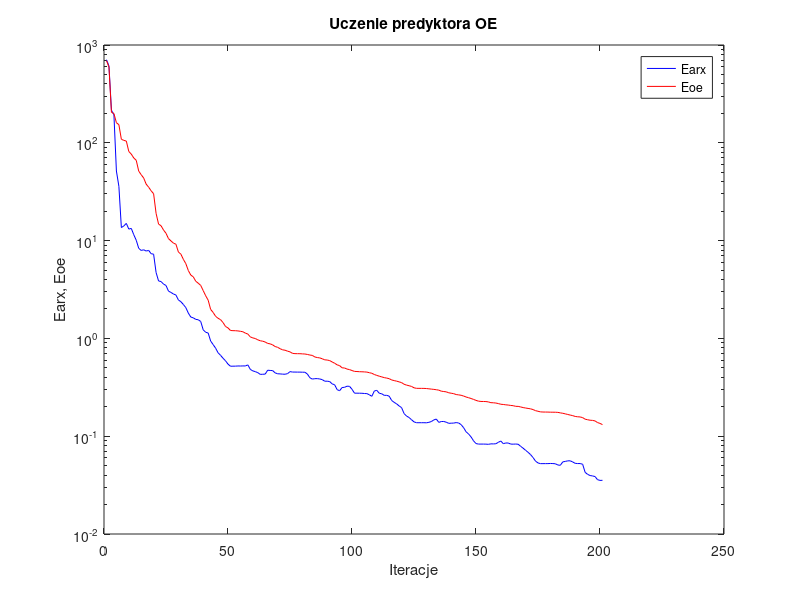
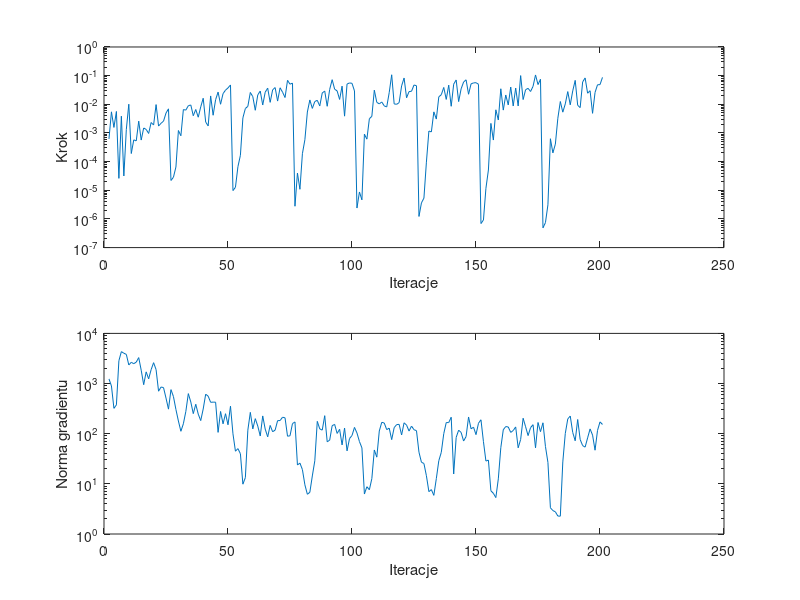

The MATLAB script that drew these images, in order:
%uczenie predyktora oe
clear all;
n=0; farx(n+1)=7.078346e+002; foe(n+1)=6.918035e+002; wspucz(n+1)=0.000000e+000; ng(n+1)=0.000000e+000;
%odnowa zmiennej metryki
n=1; farx(n+1)=6.112802e+002; foe(n+1)=5.940339e+002; krok(n+1)=6.190058e-004; ng(n+1)=1.237654e+003;
n=2; farx(n+1)=2.151906e+002; foe(n+1)=2.046164e+002; krok(n+1)=5.457942e-003; ng(n+1)=8.948985e+002;
n=3; farx(n+1)=1.934845e+002; foe(n+1)=1.994269e+002; krok(n+1)=1.561071e-003; ng(n+1)=3.202934e+002;
n=4; farx(n+1)=5.148778e+001; foe(n+1)=1.604877e+002; krok(n+1)=5.627734e-003; ng(n+1)=3.753602e+002;
n=5; farx(n+1)=3.589138e+001; foe(n+1)=1.531676e+002; krok(n+1)=2.605170e-005; ng(n+1)=2.849441e+003;
n=6; farx(n+1)=1.359283e+001; foe(n+1)=1.086352e+002; krok(n+1)=3.852167e-003; ng(n+1)=4.327773e+003;
n=7; farx(n+1)=1.413476e+001; foe(n+1)=1.059070e+002; krok(n+1)=3.158272e-005; ng(n+1)=4.022839e+003;
n=8; farx(n+1)=1.499629e+001; foe(n+1)=1.041747e+002; krok(n+1)=1.323510e-003; ng(n+1)=3.815017e+003;
n=9; farx(n+1)=1.311386e+001; foe(n+1)=8.147898e+001; krok(n+1)=1.007731e-002; ng(n+1)=2.346855e+003;
n=10; farx(n+1)=1.332683e+001; foe(n+1)=7.666980e+001; krok(n+1)=1.915864e-004; ng(n+1)=2.650337e+003;
n=11; farx(n+1)=1.148808e+001; foe(n+1)=6.997532e+001; krok(n+1)=5.747417e-004; ng(n+1)=2.487480e+003;
n=12; farx(n+1)=1.008212e+001; foe(n+1)=6.622110e+001; krok(n+1)=5.277180e-004; ng(n+1)=2.673558e+003;
n=13; farx(n+1)=8.338225e+000; foe(n+1)=5.134708e+001; krok(n+1)=2.583925e-003; ng(n+1)=3.293228e+003;
n=14; farx(n+1)=7.931995e+000; foe(n+1)=4.717129e+001; krok(n+1)=5.653272e-004; ng(n+1)=1.844030e+003;
n=15; farx(n+1)=8.055475e+000; foe(n+1)=4.363799e+001; krok(n+1)=1.490432e-003; ng(n+1)=9.484056e+002;
n=16; farx(n+1)=7.821051e+000; foe(n+1)=3.779812e+001; krok(n+1)=1.329544e-003; ng(n+1)=1.708979e+003;
n=17; farx(n+1)=7.939601e+000; foe(n+1)=3.516786e+001; krok(n+1)=9.595732e-004; ng(n+1)=1.240312e+003;
n=18; farx(n+1)=7.351110e+000; foe(n+1)=3.231853e+001; krok(n+1)=2.314595e-003; ng(n+1)=1.891279e+003;
n=19; farx(n+1)=7.263408e+000; foe(n+1)=3.015540e+001; krok(n+1)=1.899561e-003; ng(n+1)=2.607243e+003;
n=20; farx(n+1)=4.719962e+000; foe(n+1)=1.899241e+001; krok(n+1)=9.769926e-003; ng(n+1)=1.896950e+003;
n=21; farx(n+1)=3.868001e+000; foe(n+1)=1.474776e+001; krok(n+1)=1.740889e-003; ng(n+1)=7.034098e+002;
n=22; farx(n+1)=3.812765e+000; foe(n+1)=1.418709e+001; krok(n+1)=2.176076e-003; ng(n+1)=8.526329e+002;
n=23; farx(n+1)=3.592155e+000; foe(n+1)=1.282810e+001; krok(n+1)=2.583925e-003; ng(n+1)=8.301740e+002;
n=24; farx(n+1)=3.477642e+000; foe(n+1)=1.188543e+001; krok(n+1)=4.938447e-003; ng(n+1)=5.127414e+002;
n=25; farx(n+1)=3.043877e+000; foe(n+1)=1.047939e+001; krok(n+1)=6.947618e-003; ng(n+1)=3.088664e+002;
%odnowa zmiennej metryki
n=26; farx(n+1)=2.951086e+000; foe(n+1)=9.926890e+000; krok(n+1)=2.201687e-005; ng(n+1)=7.562715e+002;
n=27; farx(n+1)=2.844695e+000; foe(n+1)=9.422976e+000; krok(n+1)=2.857275e-005; ng(n+1)=5.505305e+002;
n=28; farx(n+1)=2.776237e+000; foe(n+1)=9.185448e+000; krok(n+1)=6.485137e-005; ng(n+1)=3.038577e+002;
n=29; farx(n+1)=2.472367e+000; foe(n+1)=7.645436e+000; krok(n+1)=1.218668e-003; ng(n+1)=1.789402e+002;
n=30; farx(n+1)=2.373272e+000; foe(n+1)=7.266794e+000; krok(n+1)=7.988163e-004; ng(n+1)=1.117475e+002;
n=31; farx(n+1)=2.222193e+000; foe(n+1)=6.432275e+000; krok(n+1)=6.543079e-003; ng(n+1)=1.577262e+002;
n=32; farx(n+1)=2.062737e+000; foe(n+1)=5.806278e+000; krok(n+1)=6.273397e-003; ng(n+1)=2.783229e+002;
n=33; farx(n+1)=1.814893e+000; foe(n+1)=4.943466e+000; krok(n+1)=8.928204e-003; ng(n+1)=6.299272e+002;
n=34; farx(n+1)=1.653478e+000; foe(n+1)=4.440041e+000; krok(n+1)=9.476825e-003; ng(n+1)=4.285387e+002;
n=35; farx(n+1)=1.623276e+000; foe(n+1)=4.260937e+000; krok(n+1)=3.995494e-003; ng(n+1)=2.513329e+002;
n=36; farx(n+1)=1.565235e+000; foe(n+1)=3.840278e+000; krok(n+1)=6.583213e-003; ng(n+1)=3.863660e+002;
n=37; farx(n+1)=1.551514e+000; foe(n+1)=3.667918e+000; krok(n+1)=3.544455e-003; ng(n+1)=2.456568e+002;
n=38; farx(n+1)=1.489277e+000; foe(n+1)=3.481513e+000; krok(n+1)=8.111094e-003; ng(n+1)=1.825161e+002;
n=39; farx(n+1)=1.223875e+000; foe(n+1)=3.081127e+000; krok(n+1)=1.626130e-002; ng(n+1)=3.112365e+002;
n=40; farx(n+1)=1.155419e+000; foe(n+1)=2.729317e+000; krok(n+1)=2.409214e-003; ng(n+1)=6.127808e+002;
n=41; farx(n+1)=1.135567e+000; foe(n+1)=2.459192e+000; krok(n+1)=1.758026e-003; ng(n+1)=5.603921e+002;
n=42; farx(n+1)=9.401022e-001; foe(n+1)=1.979183e+000; krok(n+1)=1.958773e-002; ng(n+1)=4.228926e+002;
n=43; farx(n+1)=8.649109e-001; foe(n+1)=1.843351e+000; krok(n+1)=4.154663e-003; ng(n+1)=4.260765e+002;
n=44; farx(n+1)=7.947037e-001; foe(n+1)=1.682685e+000; krok(n+1)=1.450364e-002; ng(n+1)=4.246098e+002;
n=45; farx(n+1)=7.128164e-001; foe(n+1)=1.605687e+000; krok(n+1)=2.667694e-002; ng(n+1)=1.062836e+002;
n=46; farx(n+1)=6.715904e-001; foe(n+1)=1.554756e+000; krok(n+1)=1.004414e-002; ng(n+1)=2.776405e+002;
n=47; farx(n+1)=6.264663e-001; foe(n+1)=1.451683e+000; krok(n+1)=2.355148e-002; ng(n+1)=1.573938e+002;
n=48; farx(n+1)=5.902239e-001; foe(n+1)=1.324621e+000; krok(n+1)=3.119818e-002; ng(n+1)=2.503132e+002;
n=49; farx(n+1)=5.455363e-001; foe(n+1)=1.280141e+000; krok(n+1)=3.735290e-002; ng(n+1)=1.505285e+002;
n=50; farx(n+1)=5.193083e-001; foe(n+1)=1.205186e+000; krok(n+1)=4.725510e-002; ng(n+1)=3.534676e+002;
%odnowa zmiennej metryki
n=51; farx(n+1)=5.201142e-001; foe(n+1)=1.199900e+000; krok(n+1)=9.766516e-006; ng(n+1)=9.942014e+001;
n=52; farx(n+1)=5.204182e-001; foe(n+1)=1.198680e+000; krok(n+1)=1.270754e-005; ng(n+1)=4.474903e+001;
n=53; farx(n+1)=5.226310e-001; foe(n+1)=1.192368e+000; krok(n+1)=6.653535e-005; ng(n+1)=5.043121e+001;
n=54; farx(n+1)=5.218882e-001; foe(n+1)=1.182052e+000; krok(n+1)=1.662532e-004; ng(n+1)=3.989318e+001;
n=55; farx(n+1)=5.231987e-001; foe(n+1)=1.169477e+000; krok(n+1)=3.367365e-003; ng(n+1)=9.848863e+000;
n=56; farx(n+1)=5.227607e-001; foe(n+1)=1.132910e+000; krok(n+1)=7.137194e-003; ng(n+1)=1.331500e+001;
n=57; farx(n+1)=5.361312e-001; foe(n+1)=1.107461e+000; krok(n+1)=8.471180e-003; ng(n+1)=1.177363e+002;
n=58; farx(n+1)=4.821007e-001; foe(n+1)=1.035811e+000; krok(n+1)=2.592196e-002; ng(n+1)=2.663381e+002;
n=59; farx(n+1)=4.654196e-001; foe(n+1)=1.011454e+000; krok(n+1)=1.851676e-002; ng(n+1)=1.246729e+002;
n=60; farx(n+1)=4.573702e-001; foe(n+1)=9.975970e-001; krok(n+1)=6.193383e-003; ng(n+1)=1.996178e+002;
n=61; farx(n+1)=4.466554e-001; foe(n+1)=9.676763e-001; krok(n+1)=2.127270e-002; ng(n+1)=1.420581e+002;
n=62; farx(n+1)=4.289773e-001; foe(n+1)=9.458899e-001; krok(n+1)=2.900728e-002; ng(n+1)=9.003811e+001;
n=63; farx(n+1)=4.297567e-001; foe(n+1)=9.362219e-001; krok(n+1)=9.466059e-003; ng(n+1)=2.262054e+002;
n=64; farx(n+1)=4.316350e-001; foe(n+1)=9.185726e-001; krok(n+1)=2.643052e-002; ng(n+1)=1.235255e+002;
n=65; farx(n+1)=4.729881e-001; foe(n+1)=8.883408e-001; krok(n+1)=3.658573e-002; ng(n+1)=8.655584e+001;
n=66; farx(n+1)=4.701655e-001; foe(n+1)=8.797960e-001; krok(n+1)=1.170476e-002; ng(n+1)=1.461587e+002;
n=67; farx(n+1)=4.687506e-001; foe(n+1)=8.587126e-001; krok(n+1)=3.201356e-002; ng(n+1)=1.093628e+002;
n=68; farx(n+1)=4.444916e-001; foe(n+1)=8.260032e-001; krok(n+1)=3.833684e-002; ng(n+1)=1.179163e+002;
n=69; farx(n+1)=4.349043e-001; foe(n+1)=8.111403e-001; krok(n+1)=1.296098e-002; ng(n+1)=1.820326e+002;
n=70; farx(n+1)=4.336125e-001; foe(n+1)=7.847648e-001; krok(n+1)=3.771383e-002; ng(n+1)=1.829729e+002;
n=71; farx(n+1)=4.311116e-001; foe(n+1)=7.643182e-001; krok(n+1)=2.642647e-002; ng(n+1)=2.131656e+002;
n=72; farx(n+1)=4.301569e-001; foe(n+1)=7.572187e-001; krok(n+1)=1.725161e-002; ng(n+1)=2.070133e+002;
n=73; farx(n+1)=4.360473e-001; foe(n+1)=7.405925e-001; krok(n+1)=6.864555e-002; ng(n+1)=8.912070e+001;
n=74; farx(n+1)=4.573768e-001; foe(n+1)=7.282817e-001; krok(n+1)=5.026897e-002; ng(n+1)=9.088183e+001;
n=75; farx(n+1)=4.529295e-001; foe(n+1)=7.033942e-001; krok(n+1)=5.483245e-002; ng(n+1)=1.591233e+002;
%odnowa zmiennej metryki
n=76; farx(n+1)=4.527441e-001; foe(n+1)=6.986567e-001; krok(n+1)=2.774652e-006; ng(n+1)=1.715532e+002;
n=77; farx(n+1)=4.522404e-001; foe(n+1)=6.979151e-001; krok(n+1)=3.980988e-005; ng(n+1)=2.376060e+001;
n=78; farx(n+1)=4.522222e-001; foe(n+1)=6.976228e-001; krok(n+1)=1.083629e-005; ng(n+1)=2.592320e+001;
n=79; farx(n+1)=4.511953e-001; foe(n+1)=6.946994e-001; krok(n+1)=1.888305e-004; ng(n+1)=1.926678e+001;
n=80; farx(n+1)=4.509740e-001; foe(n+1)=6.925040e-001; krok(n+1)=5.810209e-004; ng(n+1)=9.579138e+000;
n=81; farx(n+1)=4.324125e-001; foe(n+1)=6.854905e-001; krok(n+1)=5.381741e-003; ng(n+1)=6.195162e+000;
n=82; farx(n+1)=3.961822e-001; foe(n+1)=6.760073e-001; krok(n+1)=1.420161e-002; ng(n+1)=6.789125e+000;
n=83; farx(n+1)=3.838102e-001; foe(n+1)=6.701750e-001; krok(n+1)=7.191611e-003; ng(n+1)=1.437465e+001;
n=84; farx(n+1)=3.875224e-001; foe(n+1)=6.460154e-001; krok(n+1)=1.251384e-002; ng(n+1)=2.880719e+001;
n=85; farx(n+1)=3.879745e-001; foe(n+1)=6.371063e-001; krok(n+1)=1.378623e-002; ng(n+1)=1.762717e+002;
n=86; farx(n+1)=3.847908e-001; foe(n+1)=6.319274e-001; krok(n+1)=8.751130e-003; ng(n+1)=1.244831e+002;
n=87; farx(n+1)=3.788105e-001; foe(n+1)=6.190719e-001; krok(n+1)=2.486715e-002; ng(n+1)=1.179648e+002;
n=88; farx(n+1)=3.651315e-001; foe(n+1)=6.039858e-001; krok(n+1)=2.896961e-002; ng(n+1)=2.286593e+002;
n=89; farx(n+1)=3.651239e-001; foe(n+1)=6.009485e-001; krok(n+1)=8.533243e-003; ng(n+1)=6.902309e+001;
n=90; farx(n+1)=3.620551e-001; foe(n+1)=5.930318e-001; krok(n+1)=3.320390e-002; ng(n+1)=7.437487e+001;
n=91; farx(n+1)=3.427981e-001; foe(n+1)=5.745666e-001; krok(n+1)=7.224063e-002; ng(n+1)=1.445917e+002;
n=92; farx(n+1)=3.356713e-001; foe(n+1)=5.573385e-001; krok(n+1)=3.366323e-002; ng(n+1)=1.532081e+002;
n=93; farx(n+1)=2.994186e-001; foe(n+1)=5.367883e-001; krok(n+1)=2.936823e-002; ng(n+1)=1.012803e+002;
n=94; farx(n+1)=2.916365e-001; foe(n+1)=5.270317e-001; krok(n+1)=1.477175e-002; ng(n+1)=1.223161e+002;
n=95; farx(n+1)=3.145021e-001; foe(n+1)=5.005383e-001; krok(n+1)=4.305393e-002; ng(n+1)=5.971262e+001;
n=96; farx(n+1)=3.162119e-001; foe(n+1)=4.979788e-001; krok(n+1)=3.858127e-003; ng(n+1)=1.298422e+002;
n=97; farx(n+1)=3.246345e-001; foe(n+1)=4.857234e-001; krok(n+1)=5.082412e-002; ng(n+1)=4.548611e+001;
n=98; farx(n+1)=3.236417e-001; foe(n+1)=4.797246e-001; krok(n+1)=5.558094e-002; ng(n+1)=8.007576e+001;
n=99; farx(n+1)=3.018079e-001; foe(n+1)=4.693634e-001; krok(n+1)=5.403031e-002; ng(n+1)=9.201891e+001;
n=100; farx(n+1)=2.754359e-001; foe(n+1)=4.599418e-001; krok(n+1)=2.925850e-002; ng(n+1)=1.334250e+002;
%odnowa zmiennej metryki
n=101; farx(n+1)=2.754211e-001; foe(n+1)=4.585424e-001; krok(n+1)=2.400023e-006; ng(n+1)=1.033999e+002;
n=102; farx(n+1)=2.751262e-001; foe(n+1)=4.565557e-001; krok(n+1)=8.720009e-006; ng(n+1)=6.968395e+001;
n=103; farx(n+1)=2.747600e-001; foe(n+1)=4.557863e-001; krok(n+1)=4.636403e-006; ng(n+1)=5.218505e+001;
n=104; farx(n+1)=2.732991e-001; foe(n+1)=4.543905e-001; krok(n+1)=9.064776e-004; ng(n+1)=6.270103e+000;
n=105; farx(n+1)=2.725294e-001; foe(n+1)=4.523988e-001; krok(n+1)=6.092969e-004; ng(n+1)=8.763773e+000;
n=106; farx(n+1)=2.651434e-001; foe(n+1)=4.459141e-001; krok(n+1)=3.127663e-003; ng(n+1)=7.618460e+000;
n=107; farx(n+1)=2.558317e-001; foe(n+1)=4.399523e-001; krok(n+1)=3.813159e-003; ng(n+1)=1.273836e+001;
n=108; farx(n+1)=2.901598e-001; foe(n+1)=4.275812e-001; krok(n+1)=3.112854e-002; ng(n+1)=4.736265e+001;
n=109; farx(n+1)=2.941807e-001; foe(n+1)=4.183834e-001; krok(n+1)=1.170476e-002; ng(n+1)=3.406713e+001;
n=110; farx(n+1)=2.748809e-001; foe(n+1)=4.108771e-001; krok(n+1)=1.034736e-002; ng(n+1)=1.129741e+002;
n=111; farx(n+1)=2.713554e-001; foe(n+1)=4.039933e-001; krok(n+1)=1.205272e-002; ng(n+1)=1.688142e+002;
n=112; farx(n+1)=2.616670e-001; foe(n+1)=3.970659e-001; krok(n+1)=8.816889e-003; ng(n+1)=1.633487e+002;
n=113; farx(n+1)=2.619328e-001; foe(n+1)=3.929062e-001; krok(n+1)=8.076024e-003; ng(n+1)=1.205404e+002;
n=114; farx(n+1)=2.565605e-001; foe(n+1)=3.872894e-001; krok(n+1)=2.549876e-002; ng(n+1)=1.292458e+002;
n=115; farx(n+1)=2.317830e-001; foe(n+1)=3.758834e-001; krok(n+1)=1.071906e-001; ng(n+1)=7.612523e+001;
n=116; farx(n+1)=2.219460e-001; foe(n+1)=3.703744e-001; krok(n+1)=1.033570e-002; ng(n+1)=1.319308e+002;
n=117; farx(n+1)=2.139682e-001; foe(n+1)=3.654148e-001; krok(n+1)=1.000091e-002; ng(n+1)=1.517629e+002;
n=118; farx(n+1)=2.039819e-001; foe(n+1)=3.594659e-001; krok(n+1)=1.142218e-002; ng(n+1)=1.535387e+002;
n=119; farx(n+1)=1.958290e-001; foe(n+1)=3.530506e-001; krok(n+1)=4.388300e-002; ng(n+1)=9.437332e+001;
n=120; farx(n+1)=1.702867e-001; foe(n+1)=3.397057e-001; krok(n+1)=8.268560e-002; ng(n+1)=1.648752e+002;
n=121; farx(n+1)=1.605698e-001; foe(n+1)=3.329897e-001; krok(n+1)=1.688698e-002; ng(n+1)=1.481544e+002;
n=122; farx(n+1)=1.553792e-001; foe(n+1)=3.283026e-001; krok(n+1)=2.779047e-002; ng(n+1)=1.129956e+002;
n=123; farx(n+1)=1.473734e-001; foe(n+1)=3.227843e-001; krok(n+1)=2.847182e-002; ng(n+1)=1.418247e+002;
n=124; farx(n+1)=1.401693e-001; foe(n+1)=3.125993e-001; krok(n+1)=4.715694e-002; ng(n+1)=1.201504e+002;
n=125; farx(n+1)=1.373725e-001; foe(n+1)=3.086232e-001; krok(n+1)=4.438543e-002; ng(n+1)=1.147579e+002;
%odnowa zmiennej metryki
n=126; farx(n+1)=1.373657e-001; foe(n+1)=3.084973e-001; krok(n+1)=1.220814e-006; ng(n+1)=4.279801e+001;
n=127; farx(n+1)=1.373618e-001; foe(n+1)=3.083852e-001; krok(n+1)=3.632716e-006; ng(n+1)=2.696249e+001;
n=128; farx(n+1)=1.374121e-001; foe(n+1)=3.082048e-001; krok(n+1)=5.317887e-006; ng(n+1)=2.547525e+001;
n=129; farx(n+1)=1.370759e-001; foe(n+1)=3.072614e-001; krok(n+1)=9.579321e-005; ng(n+1)=1.452542e+001;
n=130; farx(n+1)=1.386334e-001; foe(n+1)=3.051256e-001; krok(n+1)=1.169862e-003; ng(n+1)=6.994665e+000;
n=131; farx(n+1)=1.412088e-001; foe(n+1)=3.030814e-001; krok(n+1)=1.088153e-003; ng(n+1)=7.673348e+000;
n=132; farx(n+1)=1.467881e-001; foe(n+1)=3.010721e-001; krok(n+1)=5.445782e-003; ng(n+1)=5.895968e+000;
n=133; farx(n+1)=1.496645e-001; foe(n+1)=2.987195e-001; krok(n+1)=3.049962e-003; ng(n+1)=1.271588e+001;
n=134; farx(n+1)=1.385095e-001; foe(n+1)=2.957747e-001; krok(n+1)=1.820180e-002; ng(n+1)=2.891816e+001;
n=135; farx(n+1)=1.412714e-001; foe(n+1)=2.887145e-001; krok(n+1)=2.156300e-002; ng(n+1)=4.249350e+001;
n=136; farx(n+1)=1.414649e-001; foe(n+1)=2.862876e-001; krok(n+1)=3.871130e-002; ng(n+1)=1.001666e+002;
n=137; farx(n+1)=1.390209e-001; foe(n+1)=2.841963e-001; krok(n+1)=1.479856e-002; ng(n+1)=1.668151e+002;
n=138; farx(n+1)=1.354172e-001; foe(n+1)=2.780634e-001; krok(n+1)=4.663645e-002; ng(n+1)=1.665162e+002;
n=139; farx(n+1)=1.358727e-001; foe(n+1)=2.750343e-001; krok(n+1)=8.533243e-003; ng(n+1)=2.128694e+002;
n=140; farx(n+1)=1.362051e-001; foe(n+1)=2.722448e-001; krok(n+1)=5.031042e-002; ng(n+1)=1.571922e+001;
n=141; farx(n+1)=1.377818e-001; foe(n+1)=2.666155e-001; krok(n+1)=7.071636e-002; ng(n+1)=8.418708e+001;
n=142; farx(n+1)=1.364940e-001; foe(n+1)=2.646131e-001; krok(n+1)=1.243357e-002; ng(n+1)=1.175829e+002;
n=143; farx(n+1)=1.313070e-001; foe(n+1)=2.620765e-001; krok(n+1)=3.468850e-002; ng(n+1)=1.059691e+002;
n=144; farx(n+1)=1.222413e-001; foe(n+1)=2.573891e-001; krok(n+1)=5.983917e-002; ng(n+1)=7.136626e+001;
n=145; farx(n+1)=1.109646e-001; foe(n+1)=2.517123e-001; krok(n+1)=7.158549e-002; ng(n+1)=8.785277e+001;
n=146; farx(n+1)=1.053695e-001; foe(n+1)=2.475216e-001; krok(n+1)=2.243330e-002; ng(n+1)=2.154284e+002;
n=147; farx(n+1)=9.837427e-002; foe(n+1)=2.430600e-001; krok(n+1)=5.157588e-002; ng(n+1)=1.253745e+002;
n=148; farx(n+1)=8.976054e-002; foe(n+1)=2.378031e-001; krok(n+1)=5.576355e-002; ng(n+1)=1.346078e+002;
n=149; farx(n+1)=8.409494e-002; foe(n+1)=2.324647e-001; krok(n+1)=5.680644e-002; ng(n+1)=9.582093e+001;
n=150; farx(n+1)=8.306069e-002; foe(n+1)=2.282374e-001; krok(n+1)=5.004260e-002; ng(n+1)=1.615710e+002;
%odnowa zmiennej metryki
n=151; farx(n+1)=8.307077e-002; foe(n+1)=2.266676e-001; krok(n+1)=6.903479e-007; ng(n+1)=1.894797e+002;
n=152; farx(n+1)=8.307375e-002; foe(n+1)=2.264497e-001; krok(n+1)=9.199648e-007; ng(n+1)=6.944788e+001;
n=153; farx(n+1)=8.296493e-002; foe(n+1)=2.260394e-001; krok(n+1)=1.171829e-005; ng(n+1)=2.844968e+001;
n=154; farx(n+1)=8.261436e-002; foe(n+1)=2.241952e-001; krok(n+1)=5.100600e-005; ng(n+1)=2.974774e+001;
n=155; farx(n+1)=8.354406e-002; foe(n+1)=2.202438e-001; krok(n+1)=2.157951e-003; ng(n+1)=7.276436e+000;
n=156; farx(n+1)=8.339424e-002; foe(n+1)=2.196993e-001; krok(n+1)=5.656595e-004; ng(n+1)=6.480250e+000;
n=157; farx(n+1)=8.371481e-002; foe(n+1)=2.183148e-001; krok(n+1)=6.425309e-003; ng(n+1)=5.319860e+000;
n=158; farx(n+1)=8.657086e-002; foe(n+1)=2.156410e-001; krok(n+1)=2.831403e-003; ng(n+1)=1.259546e+001;
n=159; farx(n+1)=8.929168e-002; foe(n+1)=2.121456e-001; krok(n+1)=3.482091e-002; ng(n+1)=5.249078e+001;
n=160; farx(n+1)=8.389897e-002; foe(n+1)=2.110848e-001; krok(n+1)=6.273397e-003; ng(n+1)=1.198297e+002;
n=161; farx(n+1)=8.524765e-002; foe(n+1)=2.093575e-001; krok(n+1)=2.113198e-002; ng(n+1)=1.388923e+002;
n=162; farx(n+1)=8.516104e-002; foe(n+1)=2.082192e-001; krok(n+1)=9.502242e-003; ng(n+1)=1.360707e+002;
n=163; farx(n+1)=8.309402e-002; foe(n+1)=2.063104e-001; krok(n+1)=4.002904e-002; ng(n+1)=1.062497e+002;
n=164; farx(n+1)=8.289852e-002; foe(n+1)=2.051869e-001; krok(n+1)=8.744518e-003; ng(n+1)=1.155523e+002;
n=165; farx(n+1)=8.317509e-002; foe(n+1)=2.020255e-001; krok(n+1)=3.682667e-002; ng(n+1)=1.363643e+002;
n=166; farx(n+1)=8.275228e-002; foe(n+1)=2.017745e-001; krok(n+1)=8.744518e-003; ng(n+1)=5.232088e+001;
n=167; farx(n+1)=7.884380e-002; foe(n+1)=1.991724e-001; krok(n+1)=1.003397e-001; ng(n+1)=7.669601e+001;
n=168; farx(n+1)=7.539123e-002; foe(n+1)=1.962334e-001; krok(n+1)=1.464382e-002; ng(n+1)=2.032805e+002;
n=169; farx(n+1)=7.176587e-002; foe(n+1)=1.941870e-001; krok(n+1)=3.237080e-002; ng(n+1)=1.375741e+002;
n=170; farx(n+1)=6.842549e-002; foe(n+1)=1.922878e-001; krok(n+1)=3.606523e-002; ng(n+1)=9.169617e+001;
n=171; farx(n+1)=6.482263e-002; foe(n+1)=1.904651e-001; krok(n+1)=2.799347e-002; ng(n+1)=1.322625e+002;
n=172; farx(n+1)=6.053670e-002; foe(n+1)=1.872452e-001; krok(n+1)=4.235232e-002; ng(n+1)=1.512497e+002;
n=173; farx(n+1)=5.558686e-002; foe(n+1)=1.824904e-001; krok(n+1)=1.057221e-001; ng(n+1)=5.226652e+001;
n=174; farx(n+1)=5.328243e-002; foe(n+1)=1.798368e-001; krok(n+1)=4.879939e-002; ng(n+1)=1.672611e+002;
n=175; farx(n+1)=5.241191e-002; foe(n+1)=1.773339e-001; krok(n+1)=7.475647e-002; ng(n+1)=1.098485e+002;
%odnowa zmiennej metryki
n=176; farx(n+1)=5.242553e-002; foe(n+1)=1.766919e-001; krok(n+1)=4.884882e-007; ng(n+1)=1.649629e+002;
n=177; farx(n+1)=5.243779e-002; foe(n+1)=1.765781e-001; krok(n+1)=7.432454e-007; ng(n+1)=5.573404e+001;
n=178; farx(n+1)=5.245531e-002; foe(n+1)=1.764572e-001; krok(n+1)=3.105474e-006; ng(n+1)=2.677800e+001;
n=179; farx(n+1)=5.263146e-002; foe(n+1)=1.760171e-001; krok(n+1)=6.298318e-004; ng(n+1)=3.337540e+000;
n=180; farx(n+1)=5.251587e-002; foe(n+1)=1.759436e-001; krok(n+1)=2.014683e-004; ng(n+1)=2.930064e+000;
n=181; farx(n+1)=5.225732e-002; foe(n+1)=1.757963e-001; krok(n+1)=4.080480e-004; ng(n+1)=2.771378e+000;
n=182; farx(n+1)=5.077285e-002; foe(n+1)=1.752688e-001; krok(n+1)=3.262529e-003; ng(n+1)=2.282309e+000;
n=183; farx(n+1)=5.042316e-002; foe(n+1)=1.732117e-001; krok(n+1)=1.251065e-002; ng(n+1)=2.267000e+000;
n=184; farx(n+1)=5.464404e-002; foe(n+1)=1.715258e-001; krok(n+1)=5.318174e-003; ng(n+1)=2.735577e+001;
n=185; farx(n+1)=5.523651e-002; foe(n+1)=1.692586e-001; krok(n+1)=1.033570e-002; ng(n+1)=1.008286e+002;
n=186; farx(n+1)=5.597735e-002; foe(n+1)=1.667741e-001; krok(n+1)=2.776581e-002; ng(n+1)=1.966264e+002;
n=187; farx(n+1)=5.603092e-002; foe(n+1)=1.644678e-001; krok(n+1)=9.590335e-003; ng(n+1)=2.251245e+002;
n=188; farx(n+1)=5.449593e-002; foe(n+1)=1.622626e-001; krok(n+1)=2.928765e-002; ng(n+1)=1.057785e+002;
n=189; farx(n+1)=5.280644e-002; foe(n+1)=1.592440e-001; krok(n+1)=6.846533e-002; ng(n+1)=7.225355e+001;
n=190; farx(n+1)=5.252161e-002; foe(n+1)=1.579622e-001; krok(n+1)=9.219686e-003; ng(n+1)=1.918319e+002;
n=191; farx(n+1)=5.253386e-002; foe(n+1)=1.573789e-001; krok(n+1)=7.680234e-003; ng(n+1)=7.657377e+001;
n=192; farx(n+1)=5.167309e-002; foe(n+1)=1.548742e-001; krok(n+1)=6.013962e-002; ng(n+1)=5.792695e+001;
n=193; farx(n+1)=4.270635e-002; foe(n+1)=1.493052e-001; krok(n+1)=8.321100e-002; ng(n+1)=5.395894e+001;
n=194; farx(n+1)=4.075067e-002; foe(n+1)=1.473544e-001; krok(n+1)=2.439969e-002; ng(n+1)=8.239765e+001;
n=195; farx(n+1)=3.960790e-002; foe(n+1)=1.456912e-001; krok(n+1)=2.977118e-002; ng(n+1)=1.246151e+002;
n=196; farx(n+1)=3.924239e-002; foe(n+1)=1.450880e-001; krok(n+1)=4.841816e-003; ng(n+1)=9.378361e+001;
n=197; farx(n+1)=3.867460e-002; foe(n+1)=1.433028e-001; krok(n+1)=2.590317e-002; ng(n+1)=4.687783e+001;
n=198; farx(n+1)=3.593275e-002; foe(n+1)=1.378419e-001; krok(n+1)=4.799811e-002; ng(n+1)=1.162671e+002;
n=199; farx(n+1)=3.532206e-002; foe(n+1)=1.351675e-001; krok(n+1)=4.852216e-002; ng(n+1)=1.720343e+002;
n=200; farx(n+1)=3.540106e-002; foe(n+1)=1.313541e-001; krok(n+1)=8.693674e-002; ng(n+1)=1.529449e+002;

figure; semilogy(farx,'b'); hold on; semilogy(foe,'r'); xlabel('Iteracje'); ylabel('Earx, Eoe'); legend('Earx','Eoe'); title('Uczenie predyktora OE');
figure; subplot(2,1,1); semilogy(krok); xlabel('Iteracje'); ylabel('Krok');
subplot(2,1,2); semilogy(ng); xlabel('Iteracje'); ylabel('Norma gradientu');
Earx=farx(n+1)
Eoe=foe(n+1)
